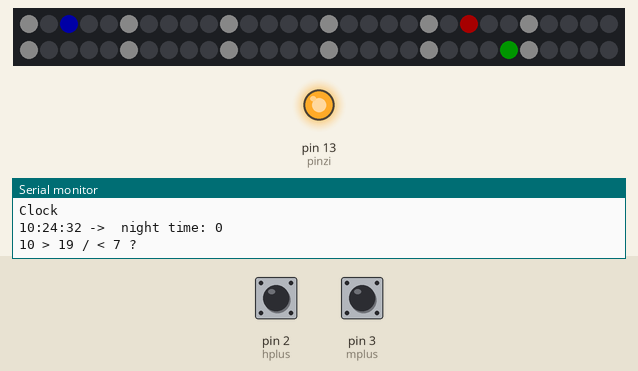
Recording of a sketch running on a simulated Arduino Uno, built with avr-gcc and run on an emulated ATmega328P. Parts: 60 RGB LEDs in strip order, left to right, continuing on the next row, output pins drawn as LEDs (lit = HIGH), the last lines printed to the serial monitor. The inputs (shaded band) are chosen by the test bench; at power-on: pin 2 (hplus) HIGH, pin 3 (mplus) HIGH. Dim RGB values are drawn brighter than linear; the local clock reads 2024-03-15 10:24:30 at power-on unless the sketch sets it.

Above: at 3.2 s.
3.3 s: pin 2 (hplus) pulled LOW for 0.15 s
6.3 s: pin 3 (mplus) pulled LOW for 3.2 s
11.0 s: pin 2 (hplus) pulled LOW for 0.15 s
14.1 s: pin 3 (mplus) pulled LOW for 0.15 s
17.1 s: pin 2 (hplus) driven LOW
20.1 s: pin 3 (mplus) pulled LOW for 1 s
At 22.2 s:
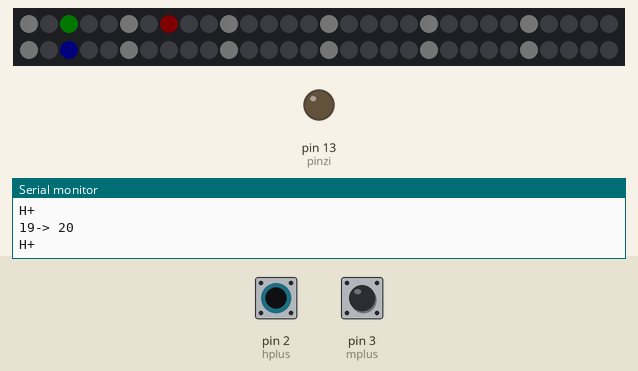
Timing chart, 0 to 23.7 s (numbered marks = the images above; inputs shaded):
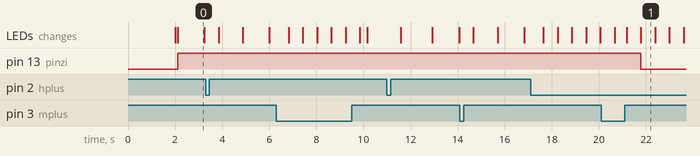

Measured:
- after the input at 20.1 s, pin 13 (pinzi): HIGH → LOW after 1.7 s instead of 1.2 s; the LEDs: first differ from a run without the input after 1.1 s (image 1 shows a later state)

The sketch:

Round-LED-RTC-clock1.ino
```cpp
// http://arduino-kid.ru/blog/chasy-na-svetodiodakh-ws2812
// https://youtu.be/1oqfN3A-YfY
// v.1 - added clock adjustment by Nicu FLORICA (niq_ro)
// v.2 - added outside second line and moved numbers (regenerate others)
// v.2.a - changed to "classical" RTC library from https://github.com/adafruit/RTClib
// v.2.b - line seconds changed in moving point
// RTC - v.1 - replaced ESP8266 with RTC + Arduino (Uno, Nano)

#include "FastLED.h"
#include "RTClib.h"                      //  https://github.com/adafruit/RTClib
RTC_DS3231 rtc;

#define DEBUG_ON
const int NUM_LEDS = 60;
const int DATA_PIN = 6;
//const int photoPin = A0;             // Аналоговый вход с фоторезистором
CRGB LEDs[NUM_LEDS];

#define hplus 2    // pin for increment the hour
#define mplus 3    // pin for increment the minute
#define pinzi 13   // pin for day
byte ora, minut, secunda;

unsigned long tpschimbare;
unsigned long tpsecunda = 1000;

// Change the colors here if you want.
// Check for reference: https://github.com/FastLED/FastLED/wiki/Pixel-reference#predefined-colors-list
// You can also set the colors with RGB values, for example red:
// CRGB colorHour = CRGB(255, 0, 0);
byte ics = 64;
CRGB fundal = CRGB(ics, ics, ics);
//CRGB fundal = CRGB::PaleTurquoise;
CRGB colorHour = CRGB::Red;
CRGB colorMinute = CRGB::Green;
CRGB colorSecond = CRGB::Blue;
CRGB colorHourMinute = CRGB::Yellow;
CRGB colorHourSecond = CRGB::Magenta;
CRGB colorMinuteSecond = CRGB::Cyan;
CRGB colorAll = CRGB::White;

// Set this to true if you want the hour LED to move between hours (if set to false the hour LED will only move every hour)
#define USE_LED_MOVE_BETWEEN_HOURS true

// Cutoff times for day / night brightness.
#define USE_NIGHTCUTOFF true   // Enable/Disable night brightness
#define USE_AUTODST false       // Enable/Disable automatic chnge of summer time (DST) or manualy (D5 = HIGH -> summer time)
#define MORNINGCUTOFF 7         // When does daybrightness begin?   8am
#define NIGHTCUTOFF 19          // When does nightbrightness begin? 10pm
#define NIGHTBRIGHTNESS 4       // Brightness level from 0 (off) to 255 (full brightness)
#define DAYBRIGHTNESS 40        // Brightness level from 0 (off) to 255 (full brightness)

unsigned long testtime = 10000;
byte contor = 10;   // if delay = 100 (delay x contor = 1000ms = 1s)

void setup() {
  Serial.begin(9600);
  Serial.println("Clock");
/*
pinMode(hplus, INPUT_PULLUP);
pinMode(hplus, INPUT_PULLUP);
*/
  pinMode (hplus, INPUT);
  pinMode (mplus, INPUT);
  digitalWrite (hplus, HIGH);
  digitalWrite (mplus, HIGH);

  pinMode(pinzi, OUTPUT);
  digitalWrite(pinzi, 0);

  if (! rtc.begin()) {
    Serial.println("Couldn't find RTC");
    Serial.flush();
    while (1) delay(10);
  }

  if (rtc.lostPower()) {
    Serial.println("RTC lost power, let's set the time!");
    // When time needs to be set on a new device, or after a power loss, the
    // following line sets the RTC to the date & time this sketch was compiled
    rtc.adjust(DateTime(F(__DATE__), F(__TIME__)));
    // This line sets the RTC with an explicit date & time, for example to set
    // January 21, 2014 at 3am you would call:
    // rtc.adjust(DateTime(2014, 1, 21, 3, 0, 0));
  }

  // When time needs to be re-set on a previously configured device, the
  // following line sets the RTC to the date & time this sketch was compiled
  // rtc.adjust(DateTime(F(__DATE__), F(__TIME__)));
  // This line sets the RTC with an explicit date & time, for example to set
  // January 21, 2014 at 3am you would call:
  // rtc.adjust(DateTime(2014, 1, 21, 3, 0, 0));

  FastLED.delay(2000);
  FastLED.addLeds<WS2812B, DATA_PIN, GRB>(LEDs, NUM_LEDS);
  FastLED.setBrightness(2); //Number 0-255
  FastLED.clear();
}

void loop() {
if (contor == 0)
{
DateTime now = rtc.now();
ora = now.hour();  // hour
minut = now.minute();   // minute
secunda = now.second(); // second
#ifdef DEBUG_ON
  Serial.print(ora);
  Serial.print(":");
  Serial.print(minut);
  Serial.print(":");
  Serial.print(secunda);
  Serial.print(" -> ");
  Serial.print(" night time: ");
  Serial.print(night());
  Serial.println();
  Serial.print(ora);
  Serial.print(" > ");
  Serial.print(NIGHTCUTOFF);
  Serial.print(" / < ");
  Serial.print(MORNINGCUTOFF);
  Serial.println(" ? ");
#endif
}
citirebutoane();
afisare();

contor++;
if (contor > 10) contor = 0;
delay(100);
}  // end main loop

void citirebutoane() {
if (digitalRead(hplus) == LOW)
{
  Serial.print(ora);
  Serial.print("-> ");
  ora  = ora + 1;
  if (ora > 23) ora = 0;
  Serial.println(ora);
  //rtc.setTime(ora, minut, 0);
  rtc.adjust(DateTime(2023, 1, 21, ora, minut, secunda));
  Serial.println("H+");
  delay(500);
  FastLED.clear();
  afisare();
}

if (digitalRead(mplus) == LOW)
{
  Serial.print(minut);
  Serial.print("-> ");
  minut = minut + 1;
  if (minut > 59) minut = 0;
  Serial.println(minut);
  //rtc.setTime(ora, minut, 0);
  rtc.adjust(DateTime(2023, 1, 21, ora, minut, 0));
  Serial.println("M+");
  delay(500);
  FastLED.clear();
  afisare();
}
}

void afisare()
{
  // --------- display ring clock part ------------------------------------
    for (int i=0; i<NUM_LEDS; i++)  // clear all leds
      LEDs[i] = CRGB::Black;

for (int i=0; i<12; i++)  // show important points
      {
        LEDs[i*5] = fundal;
        LEDs[i*5].fadeToBlackBy(25);
      }

    int secunda1 = getLEDMinuteOrSecond(secunda);
    int minut1 = getLEDMinuteOrSecond(minut);
    int ora1 = getLEDHour(ora, minut);

    // Set "Hands"
    LEDs[secunda1] = colorSecond;
    LEDs[minut1] = colorMinute;
    LEDs[ora1] = colorHour;

    // Hour and min are on same spot
    if (ora1 == minut1)
      LEDs[ora1] = colorHourMinute;

    // Hour and sec are on same spot
    if (ora1 == secunda1)
      LEDs[ora1] = colorHourSecond;

    // Min and sec are on same spot
    if (minut1 == secunda1)
      LEDs[minut1] = colorMinuteSecond;

    // All are on same spot
    if (minut1 == secunda1 && minut1 == ora1)
      LEDs[minut1] = colorAll;

    if (night() && USE_NIGHTCUTOFF == true )
    {
      FastLED.setBrightness (NIGHTBRIGHTNESS);
      digitalWrite(pinzi, 0);
    }
      else
     {
      FastLED.setBrightness (DAYBRIGHTNESS);
      digitalWrite(pinzi, 1);
     }
    FastLED.show();
// ---------end of display ring clock part ------------------------------------
}

byte getLEDHour(byte hours, byte minutes) {
  if (hours > 12)
    hours = hours - 12;

  byte hourLED;
  if (hours <= 5)
    hourLED = (hours * 5) + 30;
  else
    hourLED = (hours * 5) - 30;

  if (USE_LED_MOVE_BETWEEN_HOURS == true) {
    if        (minutes >= 12 && minutes < 24) {
      hourLED += 1;
    } else if (minutes >= 24 && minutes < 36) {
      hourLED += 2;
    } else if (minutes >= 36 && minutes < 48) {
      hourLED += 3;
    } else if (minutes >= 48) {
      hourLED += 4;
    }
  }

  return hourLED;
}

byte getLEDMinuteOrSecond(byte minuteOrSecond) {
  if (minuteOrSecond < 30)
    return minuteOrSecond + 30;
  else
    return minuteOrSecond - 30;
}

boolean night() {
  if (ora >= NIGHTCUTOFF || ora < MORNINGCUTOFF)
    return true;
    else
    return false;
}
```
